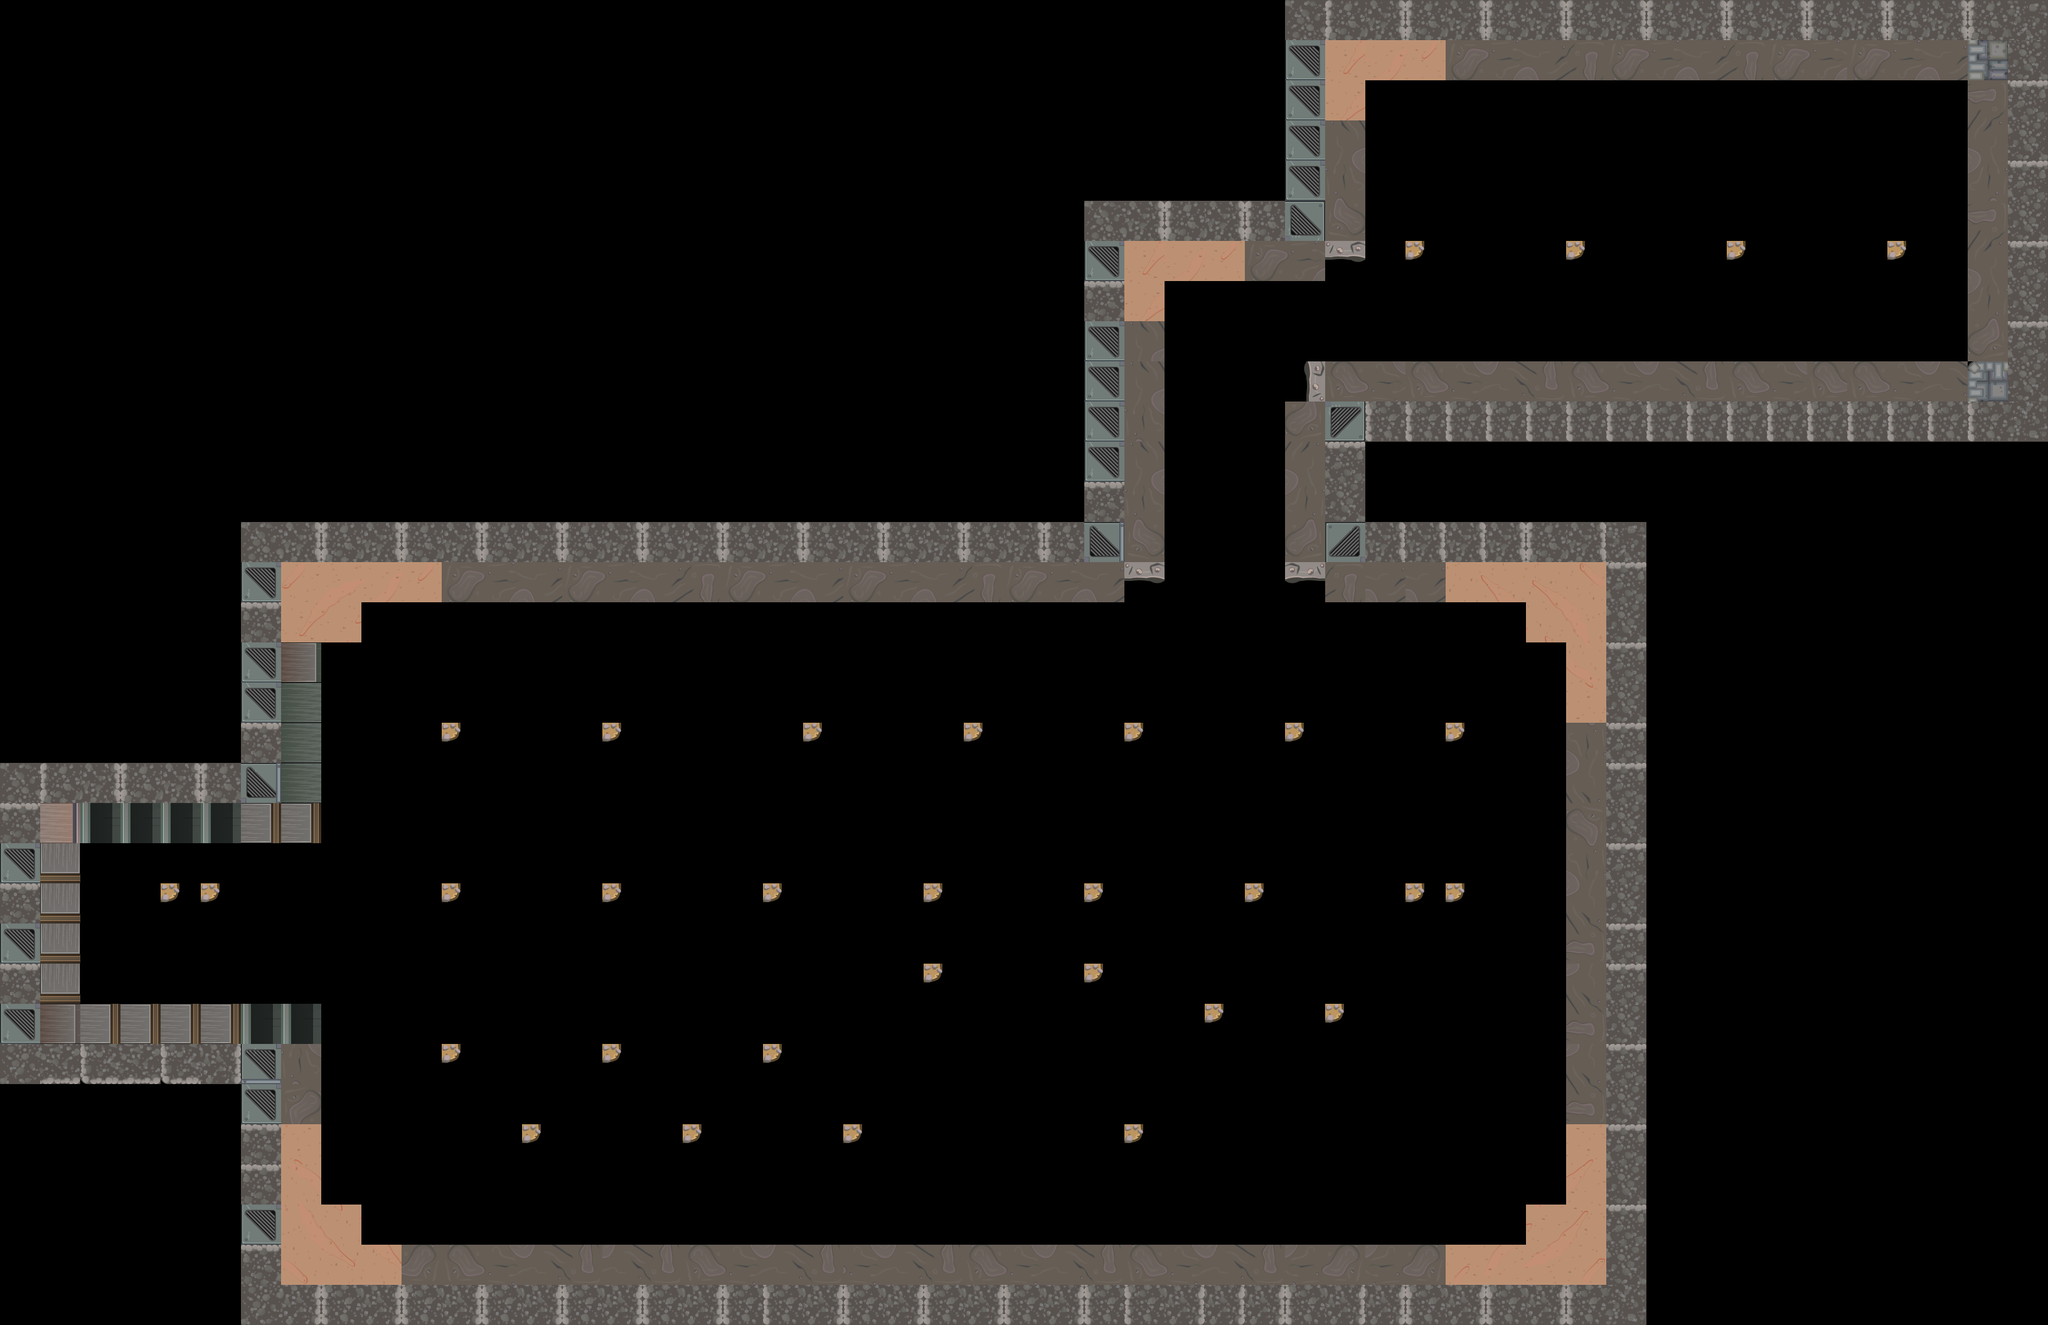

Below is a game level as drawn by its tile map, then a one-line description and the .tmx that defines it (tile-layer data replaced by summaries):
An orthogonal 51x33 tile map with 64x64 px tiles, 3 tile layers (background, bourder1, bourder2) and 1 object.

<map version="1.2" tiledversion="1.2.4" orientation="orthogonal" renderorder="right-down" width="51" height="33" tilewidth="64" tileheight="64" infinite="0" nextlayerid="13" nextobjectid="26">
 <tileset firstgid="1" source="tiles.tsx" />
 <layer id="10" name="background" width="51" height="33">
  <data>[1683 cells, 825 non-empty, 16 distinct tile ids]</data>
 </layer>
 <layer id="11" name="bourder1" width="51" height="33">
  <data>[1683 cells, 352 non-empty, 33 distinct tile ids]</data>
 </layer>
 <layer id="12" name="bourder2" width="51" height="33">
  <data>[1683 cells, 8 non-empty, 4 distinct tile ids]</data>
 </layer>
 <objectgroup id="3" name="BourderObjet" />
 <objectgroup id="2" name="Player">
  <object id="1" x="256" y="1470.67" />
 </objectgroup>
 <objectgroup id="4" name="boxalpha" />
 <objectgroup id="5" name="Enimy" />
 <objectgroup id="6" name="Crystal" />
 <objectgroup id="7" name="Door" />
 <objectgroup id="8" name="DoorExit" />
</map>